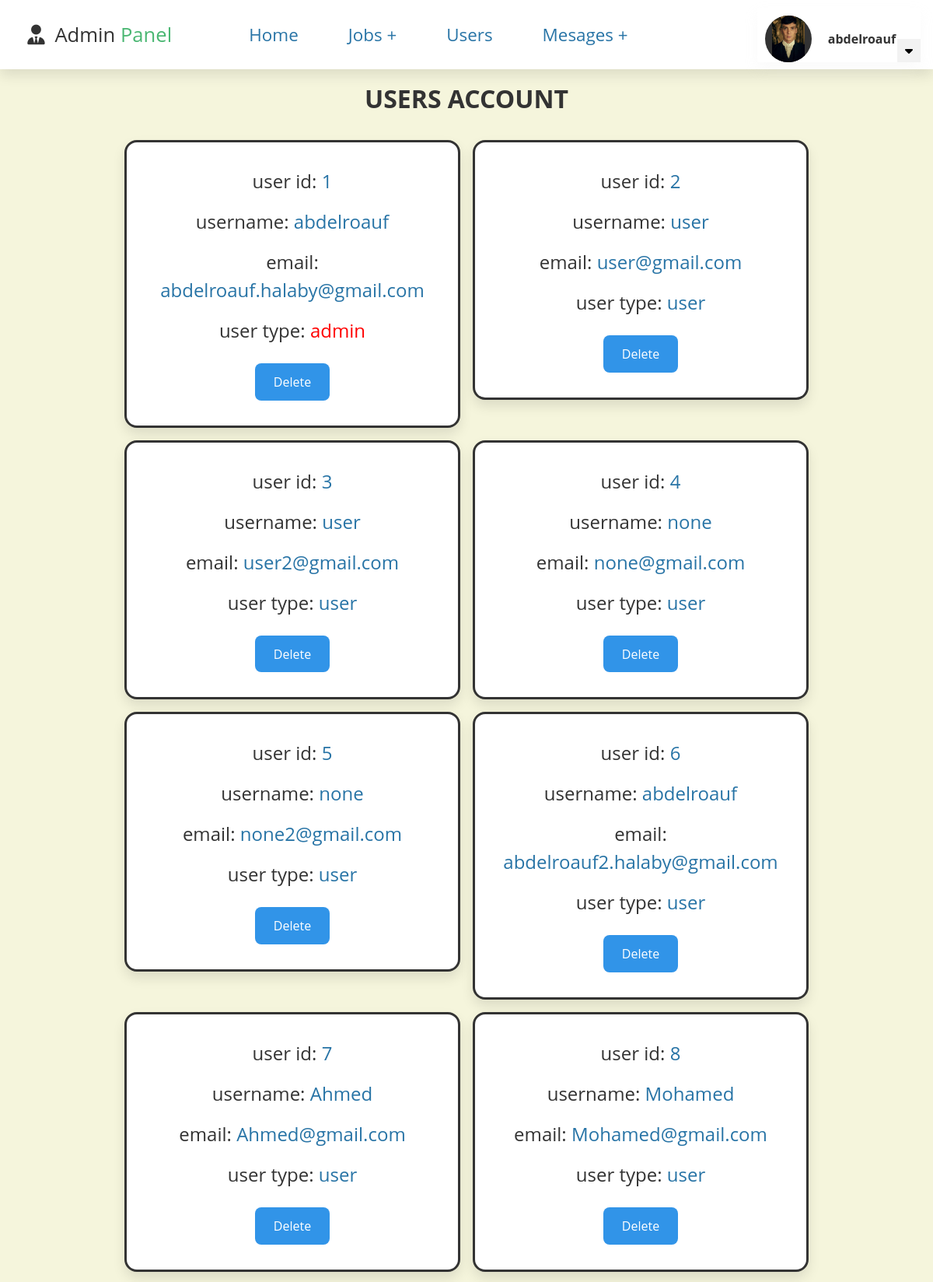
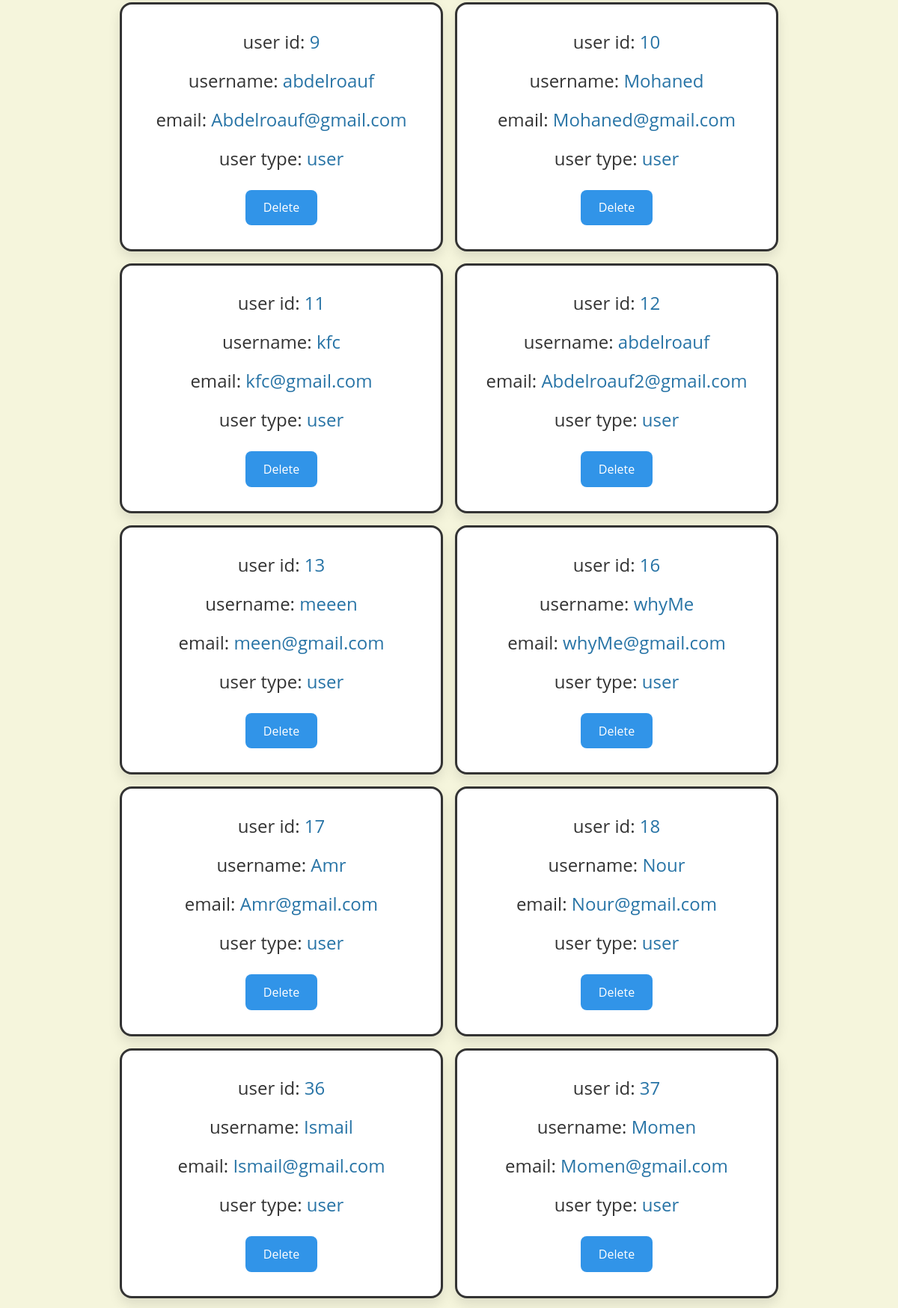
/admin_users.php (signed in, upper part), run on the app's committed database (2 pictures, top to bottom).
### tables this page shows
CREATE TABLE `users` (
  `id` int(100) NOT NULL,
  `name` varchar(100) NOT NULL,
  `email` varchar(100) NOT NULL,
  `number` int(12) NOT NULL,
  `password` varchar(100) NOT NULL,
  `country` varchar(1000) NOT NULL,
  `state` varchar(1000) NOT NULL,
  `image` varchar(200) DEFAULT 'default user.jpg',
  `age` int(100) NOT NULL,
  `dob` date NOT NULL,
  `experience` int(100) NOT NULL,
  `cv` varchar(535) NOT NULL,
  `details` varchar(100) NOT NULL,
  `job_type` varchar(100) NOT NULL,
  `gender` enum('Male','Female') NOT NULL,
  `user_type` varchar(100) NOT NULL DEFAULT 'user'
);

### admin_users.php (the view, shortened to what this page needs)
<?php
@include 'config.php';
?>
<!DOCTYPE html>
<html lang="en">
<head>
    <link href='https://unpkg.com/boxicons@2.1.4/css/boxicons.min.css' rel='stylesheet'>
    <link rel="stylesheet" href="https://cdnjs.cloudflare.com/ajax/libs/font-awesome/6.2.1/css/all.min.css">
    <link rel="stylesheet" href="admin_style.css">
</head>
<body>
<?php @include 'admin_header.php'; ?>
<section class="users">
    <h1 class="title">users account</h1>
    <div class="box-container">
    <?php
    $select_users = mysqli_query($conn, "SELECT * FROM `users`") or die('query failed');
    if(mysqli_num_rows($select_users) > 0){
        while($fetch_usres = mysqli_fetch_assoc($select_users)){
    ?>
    <div class="box">
        <p>user id: <span><?php echo $fetch_usres['id']; ?></span></p>
        <p>username: <span><?php echo $fetch_usres['name']; ?></span></p>
        <p>email: <span><?php echo $fetch_usres['email']; ?></span></p>
        <p>user type: <span style="color:<?php if ($fetch_usres['user_type'] == 'admin') {echo 'red';}; ?>"><?php echo $fetch_usres['user_type'] ?></span></p>
        <a href="admin_users.php?delete=<?php echo $fetch_usres['id']; ?>" onclick="return confirm('delete this user?');" class="delete-btn">delete</a>
    </div>
    <?php
        }
    }
    ?>
    </div>
</section>
</body>
</html>

### admin_style.css (style rules this page uses)
:root { --move: #3c00a0; --black_blue: #130f40; --light_green: #1F618D; --light_blue: #2874A6; --blue: #3194E8; --blue_green: #33F2EA; --light_white: #cccccc40; --green:#4BB773; --gray:#A3A3A3; --black: #333; --white: #fff; --border: .2rem solid var(--black); --box-shadow:0 .5rem 1rem rgba(0, 0, 0, .1); }
* { margin: 0; padding: 0; box-sizing: border-box; font-family: 'Open Sans', sans-serif; outline: none; border: none; text-decoration: none; transition: all .2s linear; }
html { overflow-x: hidden; scroll-behavior: smooth; scroll-padding-top: 6.5rem; }
body { background: beige; font-size: 16px; position: relative; }
section { padding: 1rem 2rem; }
.title { text-align: center; margin-bottom: 2rem; color: var(--black); text-transform: uppercase; font-size: 2rem; }
.delete-btn { display: inline-block; border-radius: .5rem; margin-top: .5rem; font-size: 1rem; color: var(--white); cursor: pointer; padding: .8rem 1.5rem; text-align: center; text-transform: capitalize; background: var(--blue); }
.users .box-container { display: grid; grid-template-columns: repeat(auto-fit, 27rem); gap: 1rem; align-items: flex-start; max-width: 1200px; margin: 0 auto; justify-content: center; }
.users .box-container .box { padding: 2rem; border: var(--border); background-color: var(--white); box-shadow: var(--box-shadow); border-radius: 1rem; text-align: center; }
.users .box-container .box p { font-size: 1.5rem; color: var(--black); margin-bottom: 1rem; line-height: 1.5; }
.users .box-container .box p span { color: var(--light_blue); }
.users .box-container .box .delete-btn { margin-top: .5; }

### data on the page
users: id "1", name "abdelroauf", email "abdelroauf.halaby@gmail.com", user_type "admin"
users: id "2", name "user", email "user@gmail.com", user_type "user"
users: id "3", name "user", email "user2@gmail.com", user_type "user"
users: id "4", name "none", email "none@gmail.com", user_type "user"
users: id "5", name "none", email "none2@gmail.com", user_type "user"
users: id "6", name "abdelroauf", email "abdelroauf2.halaby@gmail.com", user_type "user"
users: id "7", name "Ahmed", email "Ahmed@gmail.com", user_type "user"
users: id "8", name "Mohamed", email "Mohamed@gmail.com", user_type "user"
users: id "9", name "abdelroauf", email "Abdelroauf@gmail.com", user_type "user"
users: id "10", name "Mohaned", email "Mohaned@gmail.com", user_type "user"
users: id "11", name "kfc", email "kfc@gmail.com", user_type "user"
users: id "12", name "abdelroauf", email "Abdelroauf2@gmail.com", user_type "user"
users: id "13", name "meeen", email "meen@gmail.com", user_type "user"
users: id "16", name "whyMe", email "whyMe@gmail.com", user_type "user"
users: id "17", name "Amr", email "Amr@gmail.com", user_type "user"
users: id "18", name "Nour", email "Nour@gmail.com", user_type "user"
users: id "36", name "Ismail", email "Ismail@gmail.com", user_type "user"
users: id "37", name "Momen", email "Momen@gmail.com", user_type "user"

### other printed values
$_SESSION['admin_name'] "abdelroauf"
